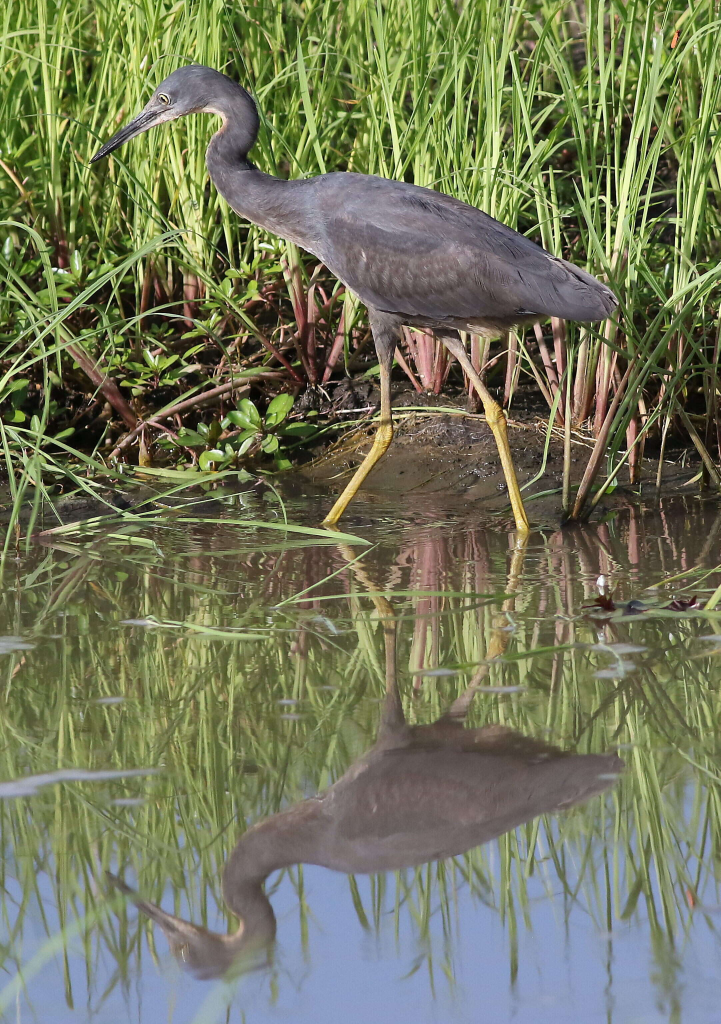
#> input picture rare_species 1/chordata_ardeidae/14103231_1049004_eol-full-size-copy.jpg, 2162 x 3071 px (shown at 1/3 size); its folder holds only this picture in this run
$ python -i Clahe.py   (imports and definitions only)
#> lines starting #> are read from the running program, lines starting #| are printed output that depends on the picture
import cv2
import os
import pandas as pd
from pathlib import path
from typing import Dict, List
import os


def build_file_index(data_dir: str) -> Dict[str, List[str]]:
    """
    Scans `data_dir` for subfolders and returns a dict mapping
    each folder name to a list of relative paths "folder/filename.ext".
    """
    base = Path(data_dir)
    index: Dict[str, List[str]] = {}

    for class_folder in base.iterdir():
        if not class_folder.is_dir():
            continue

        # Gather all files in this class‑folder
        files = [
            f"{class_folder.name}/{p.name}"
            for p in class_folder.iterdir()
            if p.is_file()
        ]
        index[class_folder.name] = files

    return index

def process_image_with_clahe(image_path, size=(224, 224)):
    """
    Loads an image, resizes it, and applies CLAHE.
    Returns the resized image and the CLAHE-enhanced version.
    """
#> called with size = (224, 224)
    try:
        img = cv2.imread(image_path)
#> img is the input picture: shape (3071, 2162, 3); mean B, G, R 91.4, 119.5, 115.4
        if img is None:
            print(f"Failed to load: {image_path}")
            return None, None

        # Convert to RGB
        img_rgb = cv2.cvtColor(img, cv2.COLOR_BGR2RGB)

        # Resize
        resized_img = cv2.resize(img_rgb, size, interpolation=cv2.INTER_AREA)
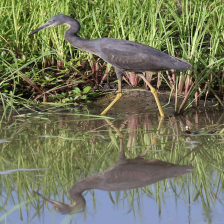
#> resized_img: shape (224, 224, 3); mean R, G, B 115.4, 119.5, 91.4

        # Convert to LAB and apply CLAHE
        lab = cv2.cvtColor(resized_img, cv2.COLOR_RGB2LAB)
#> lab: shape (224, 224, 3); mean of channels 0, 1, 2 124.7, 122.2, 142.9
        l, a, b = cv2.split(lab)
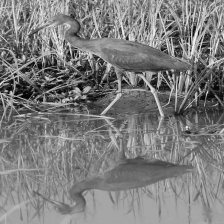
#> l: shape (224, 224); min 5, max 245, mean 124.7
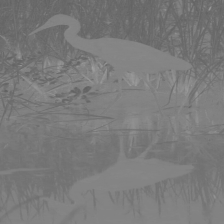
#> a: shape (224, 224); min 98, max 160, mean 122.2
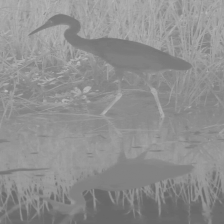
#> b: shape (224, 224); min 103, max 188, mean 142.9
        clahe = cv2.createCLAHE(clipLimit=5.0, tileGridSize=(8, 8))
        l_clahe = clahe.apply(l)
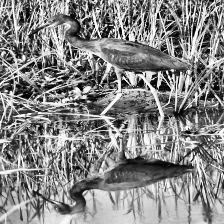
#> l_clahe: shape (224, 224); min 0, max 255, mean 133.8
        lab_clahe = cv2.merge((l_clahe, a, b))
#> lab_clahe: shape (224, 224, 3); mean of channels 0, 1, 2 133.8, 122.2, 142.9
        img_clahe = cv2.cvtColor(lab_clahe, cv2.COLOR_LAB2RGB)
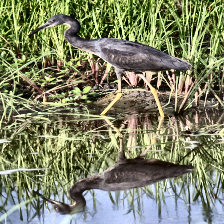
#> img_clahe: shape (224, 224, 3); mean R, G, B 126.7, 130.7, 102.7

        return resized_img, img_clahe

    except Exception as e:
        print(f" Error processing {image_path}: {e}")
        return None, None

# [1 line that did not run here, left out]

# [17 lines not run here, left out]


# [3 lines that did not run here, left out]

>>> result = process_image_with_clahe('../rare_species 1/chordata_ardeidae/14103231_1049004_eol-full-size-copy.jpg')

$ run again, on rare_species 1/chordata_ardeidae/14103232_1049004_eol-full-size-copy.jpg
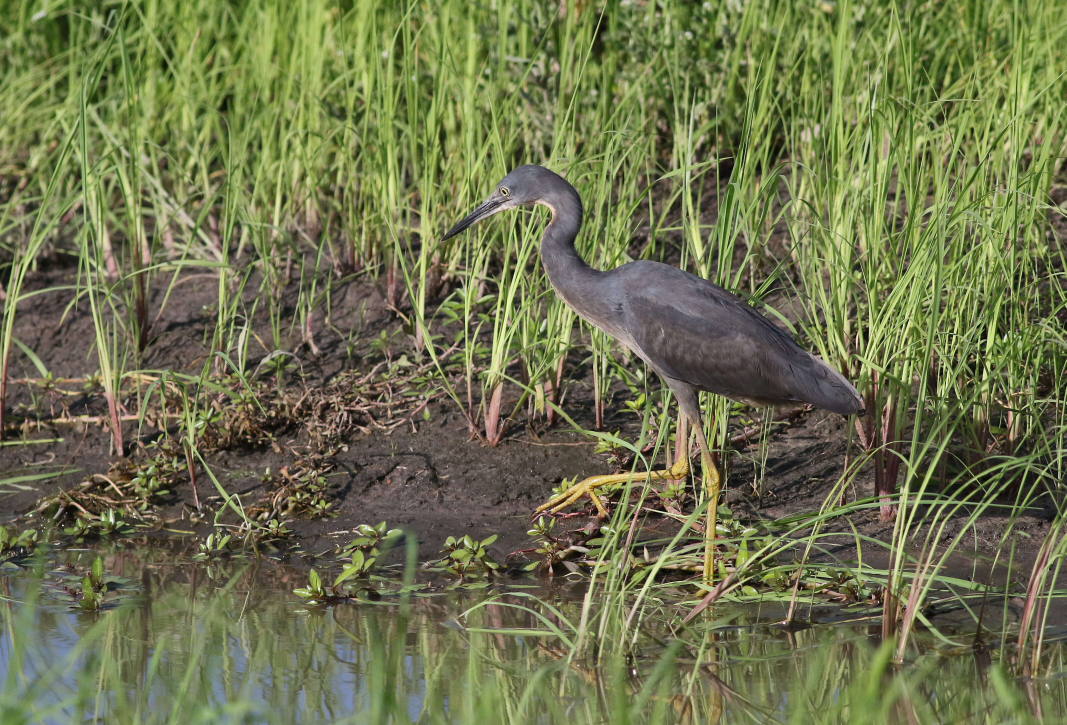
#> input picture rare_species 1/chordata_ardeidae/14103232_1049004_eol-full-size-copy.jpg, 4266 x 2900 px (shown at 1/4 size)
#> in process_image_with_clahe, img is the input picture: shape (2900, 4266, 3); mean B, G, R 78, 114.7, 110.7
#> lab: shape (224, 224, 3); mean of channels 0, 1, 2 119.5, 120.4, 147.5
#> in process_image_with_clahe, `l_clahe = clahe.apply(l)`:
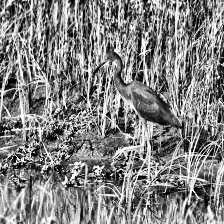
#> l_clahe: shape (224, 224); min 0, max 255, mean 129.6
#> lab_clahe: shape (224, 224, 3); mean of channels 0, 1, 2 129.6, 120.4, 147.5
#> in process_image_with_clahe, `img_clahe = cv2.cvtColor(lab_clahe, cv2.COLOR_LAB2RGB)`:
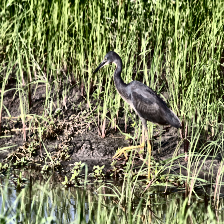
#> img_clahe: shape (224, 224, 3); mean R, G, B 123.4, 127.3, 90.6

$ run again, on rare_species 1/chordata_ardeidae/14103233_1049004_eol-full-size-copy.jpg
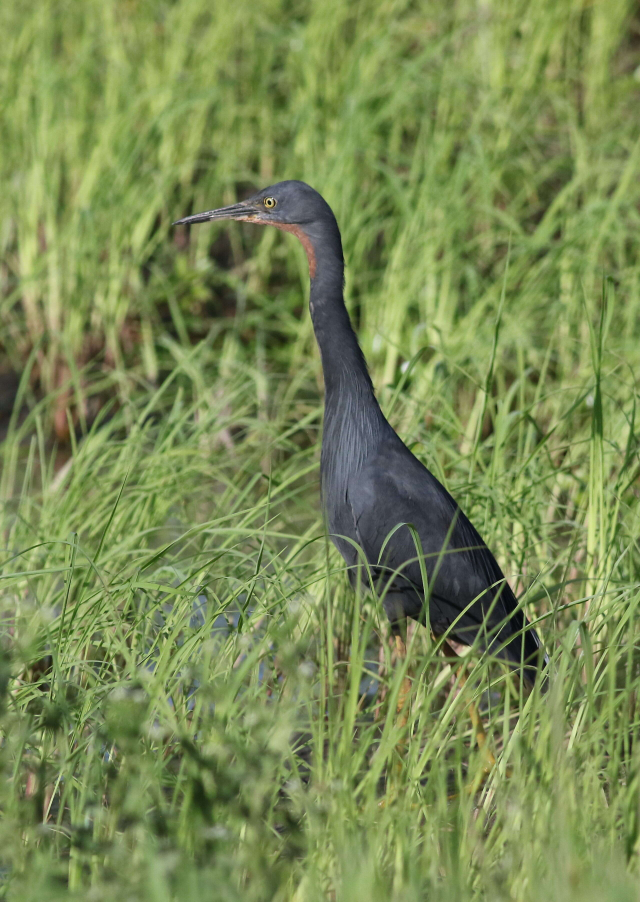
#> input picture rare_species 1/chordata_ardeidae/14103233_1049004_eol-full-size-copy.jpg, 2560 x 3607 px (shown at 1/4 size)
#> in process_image_with_clahe, img is the input picture: shape (3607, 2560, 3); mean B, G, R 83.6, 137.8, 121.6
#> lab: shape (224, 224, 3); mean of channels 0, 1, 2 139.5, 112.9, 154.8
#> in process_image_with_clahe, `l_clahe = clahe.apply(l)`:
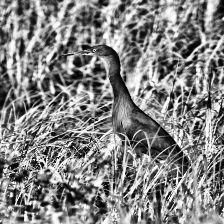
#> l_clahe: shape (224, 224); min 0, max 255, mean 131.2
#> lab_clahe: shape (224, 224, 3); mean of channels 0, 1, 2 131.2, 112.9, 154.8
#> in process_image_with_clahe, `img_clahe = cv2.cvtColor(lab_clahe, cv2.COLOR_LAB2RGB)`:
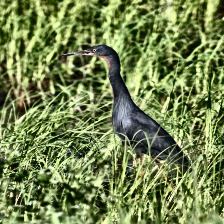
#> img_clahe: shape (224, 224, 3); mean R, G, B 116.1, 132.1, 79.3

$ run again, on rare_species 1/chordata_ardeidae/14103234_1049004_eol-full-size-copy.jpg
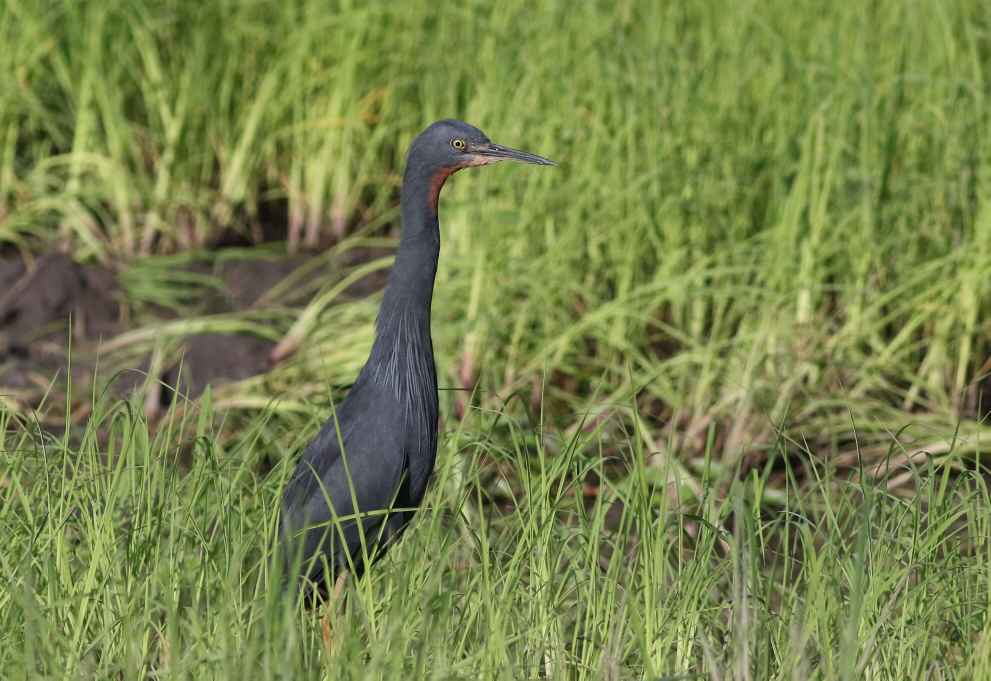
#> input picture rare_species 1/chordata_ardeidae/14103234_1049004_eol-full-size-copy.jpg, 3963 x 2721 px (shown at 1/4 size)
#> in process_image_with_clahe, img is the input picture: shape (2721, 3963, 3); mean B, G, R 75.4, 130.5, 119.2
#> lab: shape (224, 224, 3); mean of channels 0, 1, 2 133.4, 114.9, 156
#> in process_image_with_clahe, `l_clahe = clahe.apply(l)`:
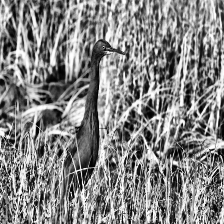
#> l_clahe: shape (224, 224); min 0, max 255, mean 132.2
#> lab_clahe: shape (224, 224, 3); mean of channels 0, 1, 2 132.2, 114.9, 156
#> in process_image_with_clahe, `img_clahe = cv2.cvtColor(lab_clahe, cv2.COLOR_LAB2RGB)`:
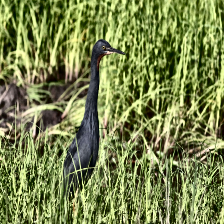
#> img_clahe: shape (224, 224, 3); mean R, G, B 121.1, 132.2, 78.1
